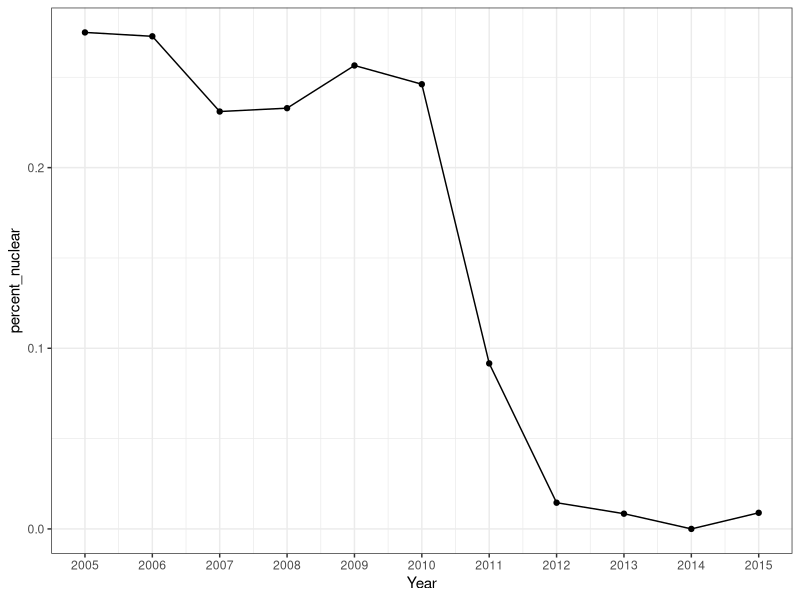

The R script that drew this image:
#### Preamble ####
# Purpose: Generates Figure 2.
# Date: 14 February 2024
# License: MIT

library(tidyverse)
library(ggthemes)

data <- read_csv("data/analysis_data/clean_domestic.csv")

plot <- data |>
  ggplot(
    aes(x = year)
  ) +
  theme_fivethirtyeight() +
  theme_bw() +
  scale_x_continuous(breaks = data$year) +
  geom_point(aes(y = percent_nuclear)) +
  geom_path(aes(y = percent_nuclear)) +
  labs(x = "Year")

ggsave("other/figures/figure1.png", plot)